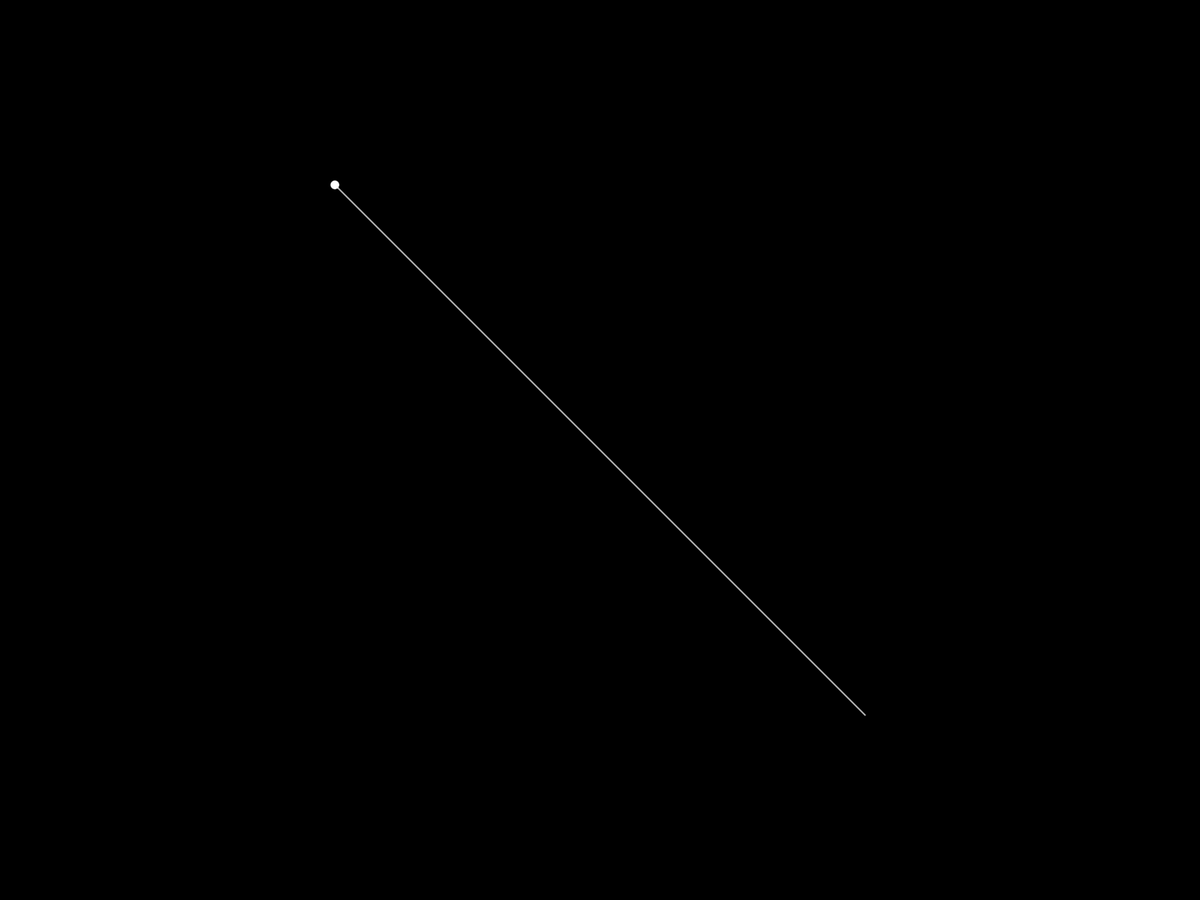
Frame 1 (no input)
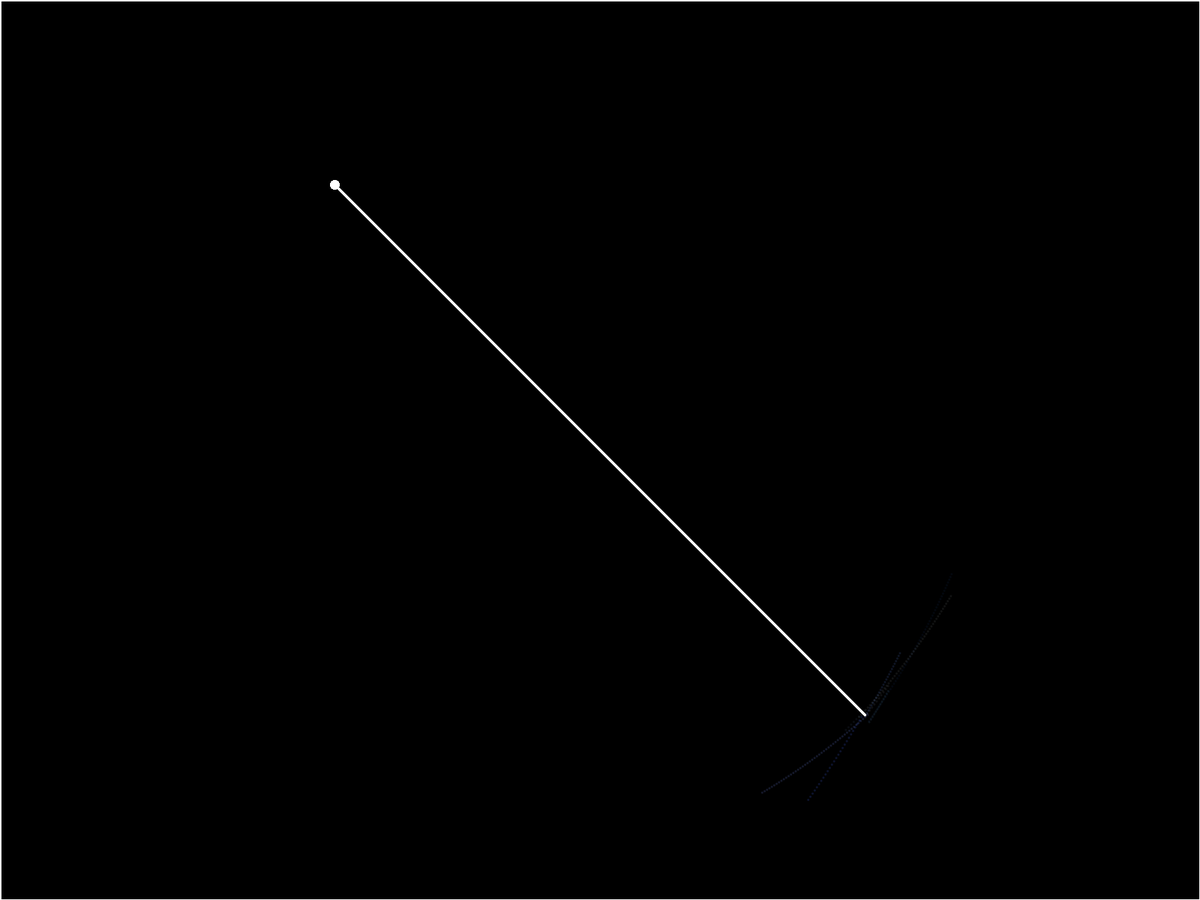
Frame 60 (the mouse pressed at the canvas centre just before this capture)
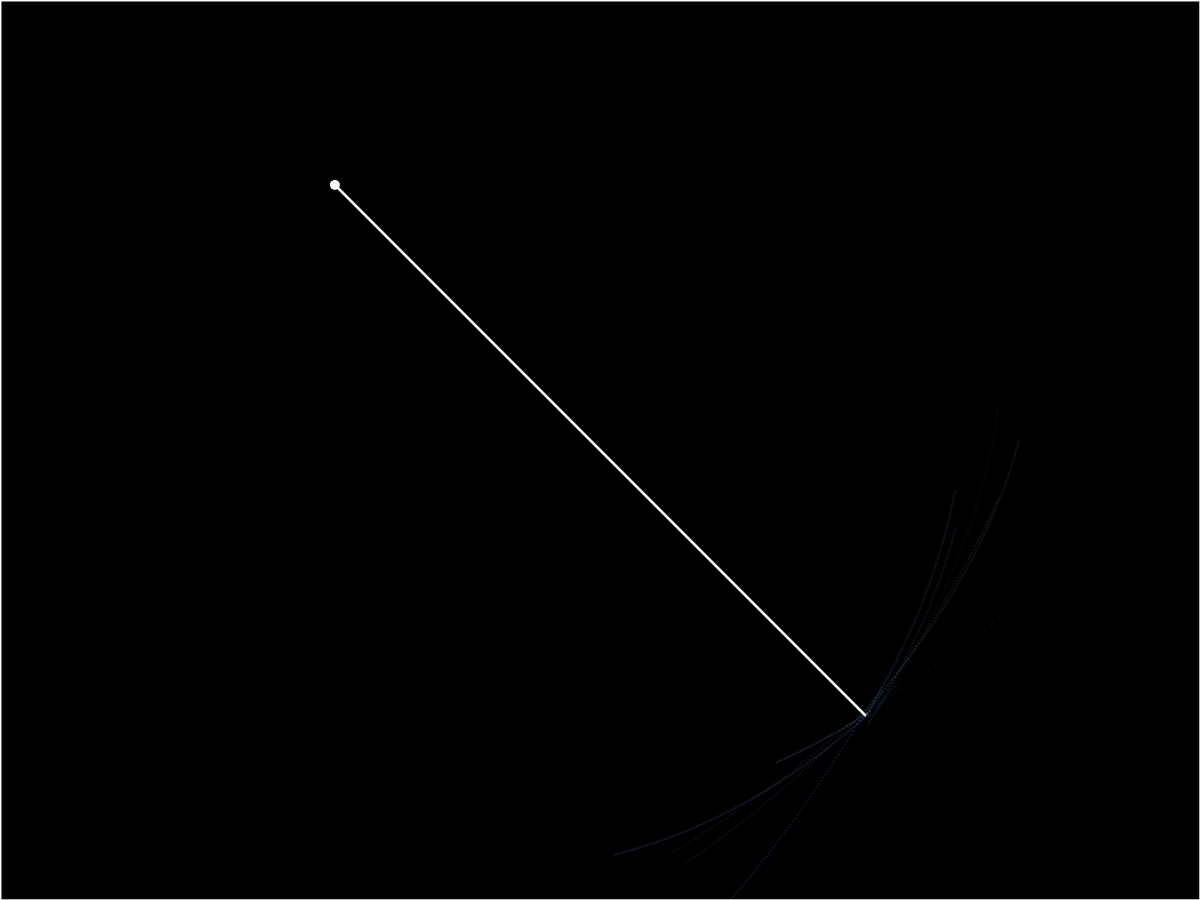
Frame 120 (the mouse held since frame 60 and released just before this capture)

The Processing sketch that drew these frames (run headless with seeded random() and noise(); from frame 60 on, the mouse is pressed at the canvas centre):

// Processing sketch: MagnetKaosu
// ── MagnetKaosu.pde
ArrayList<magnet> mags = new ArrayList<magnet>();
ArrayList<position> parts = new ArrayList<position>();
void setup(){
  fullScreen();
  blendMode(ADD);
  magnet mag = new magnet();
  mag.x = width/2;
  mag.y = height/2;
  mag.angle = radians(45);
  mag.size = 1000;
  mag.power = 0.05;
  mags.add(mag);
  background(0);
}

void draw(){
  fill(0, 1);
  rect(0, 0, width, height);
  fill(255);
  for(magnet mag: mags){
    float firstposX = mag.x - cos(mag.angle)*mag.size/2;
    float firstposY = mag.y - sin(mag.angle)*mag.size/2;
    float secondposX = mag.x + cos(mag.angle)*mag.size/2;
    float secondposY = mag.y + sin(mag.angle)*mag.size/2;
    position part = new position();
    part.x = secondposX + random(-10, 10);
    part.y = secondposY + random(-10, 10);
    colorMode(HSB, 360, 100, 100, 100);
    part.col = color(random(200, 230), random(0, 100), 100, random(5, 20));
    part.isN = false;
    float randomAngle;
    if(random(0, 2) < 1){
      randomAngle = random(120, 150);
    }
    else {
      randomAngle = random(300, 330);
    }
    float randomPower = random(4, 6);
    part.vecX = cos(radians(randomAngle))*randomPower;
    part.vecY = sin(radians(randomAngle))*randomPower;
    if(random(0, 5) < 1){
      parts.add(part);
    }
    stroke(255);
    strokeWeight(2);
    ellipse(firstposX, firstposY, 10, 10);
    line(firstposX, firstposY, secondposX, secondposY);
  }
  int i = 0;
  ArrayList<position> newparts = new ArrayList<position>();
  for(position part: parts){
    noStroke();
    fill(part.col);
    ellipse(part.x, part.y, 3, 3);
    part.vecX /= 1.002;
    part.vecY /= 1.002;
    for(magnet mag: mags){
      float firstposX = mag.x - cos(mag.angle)*mag.size/2;
      float firstposY = mag.y - sin(mag.angle)*mag.size/2;
      float secondposX = mag.x + cos(mag.angle)*mag.size/2;
      float secondposY = mag.y + sin(mag.angle)*mag.size/2;
      if(part.isN){
        float distance = dist(secondposX, secondposY, part.x, part.y) + 100;
        float angle = atan2(part.y-secondposY, part.x-secondposX);
        part.vecX += (cos(angle)/pow(1.001, distance))*mag.power;
        part.vecY += (sin(angle)/pow(1.001, distance))*mag.power;
        if(distance <= 200){
          println(distance);
          //part.isN = false;
          continue;
        }
      }
      else{
        float distance2 = dist(firstposX, firstposY, part.x, part.y) + 100;
        float angle2 = atan2(part.y-firstposY, part.x-firstposX);
        part.vecX += (cos(angle2)/pow(1.001, distance2))*mag.power;
        part.vecY += (sin(angle2)/pow(1.001, distance2))*mag.power;
        if(distance2 <= 200){
          part.isN = true;  
        }
      }
      part.x -= part.vecX;
      part.y -= part.vecY;
      newparts.add(part);
    }
    i++;
  }
  parts = newparts;
}

class position{
  float x;
  float y;
  float vecX;
  float vecY;
  boolean isN;
  color col;
}

class magnet extends position{
  float angle;
  float power;
  float size;
}
